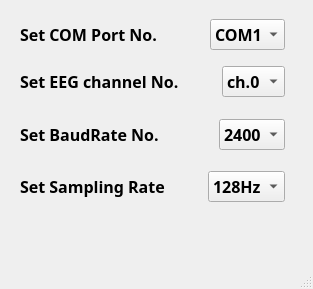
<?xml version="1.0" encoding="UTF-8"?>
<ui version="4.0">
 <class>BISCOM_MainWindow</class>
 <widget class="QMainWindow" name="BISCOM_MainWindow">
  <property name="geometry">
   <rect>
    <x>0</x>
    <y>0</y>
    <width>313</width>
    <height>289</height>
   </rect>
  </property>
  <property name="windowTitle">
   <string>MainWindow</string>
  </property>
  <widget class="QWidget" name="centralwidget">
   <widget class="QWidget" name="layoutWidget">
    <property name="geometry">
     <rect>
      <x>20</x>
      <y>19</y>
      <width>265</width>
      <height>183</height>
     </rect>
    </property>
    <layout class="QVBoxLayout" name="verticalLayout">
     <item>
      <layout class="QHBoxLayout" name="horizontalLayout_2">
       <item>
        <widget class="QLabel" name="COM_label">
         <property name="font">
          <font>
           <family>微软雅黑</family>
           <pointsize>12</pointsize>
           <weight>75</weight>
           <bold>true</bold>
          </font>
         </property>
         <property name="text">
          <string>Set COM Port No.</string>
         </property>
        </widget>
       </item>
       <item>
        <spacer name="horizontalSpacer_4">
         <property name="orientation">
          <enum>Qt::Horizontal</enum>
         </property>
         <property name="sizeHint" stdset="0">
          <size>
           <width>18</width>
           <height>20</height>
          </size>
         </property>
        </spacer>
       </item>
       <item>
        <widget class="QComboBox" name="COM_comboBox">
         <property name="font">
          <font>
           <family>微软雅黑</family>
           <pointsize>12</pointsize>
           <weight>75</weight>
           <bold>true</bold>
          </font>
         </property>
         <item>
          <property name="text">
           <string>COM1</string>
          </property>
         </item>
        </widget>
       </item>
      </layout>
     </item>
     <item>
      <spacer name="verticalSpacer">
       <property name="orientation">
        <enum>Qt::Vertical</enum>
       </property>
       <property name="sizeHint" stdset="0">
        <size>
         <width>20</width>
         <height>13</height>
        </size>
       </property>
      </spacer>
     </item>
     <item>
      <layout class="QHBoxLayout" name="horizontalLayout_3">
       <item>
        <widget class="QLabel" name="channel_label">
         <property name="font">
          <font>
           <family>微软雅黑</family>
           <pointsize>12</pointsize>
           <weight>75</weight>
           <bold>true</bold>
          </font>
         </property>
         <property name="text">
          <string>Set EEG channel No.</string>
         </property>
        </widget>
       </item>
       <item>
        <spacer name="horizontalSpacer_3">
         <property name="orientation">
          <enum>Qt::Horizontal</enum>
         </property>
         <property name="sizeHint" stdset="0">
          <size>
           <width>18</width>
           <height>20</height>
          </size>
         </property>
        </spacer>
       </item>
       <item>
        <widget class="QComboBox" name="channel_comboBox">
         <property name="font">
          <font>
           <family>微软雅黑</family>
           <pointsize>12</pointsize>
           <weight>75</weight>
           <bold>true</bold>
          </font>
         </property>
         <item>
          <property name="text">
           <string>ch.0</string>
          </property>
         </item>
         <item>
          <property name="text">
           <string>ch.1</string>
          </property>
         </item>
        </widget>
       </item>
      </layout>
     </item>
     <item>
      <spacer name="verticalSpacer_3">
       <property name="orientation">
        <enum>Qt::Vertical</enum>
       </property>
       <property name="sizeHint" stdset="0">
        <size>
         <width>20</width>
         <height>18</height>
        </size>
       </property>
      </spacer>
     </item>
     <item>
      <layout class="QHBoxLayout" name="horizontalLayout_4">
       <item>
        <widget class="QLabel" name="channel_label_2">
         <property name="font">
          <font>
           <family>微软雅黑</family>
           <pointsize>12</pointsize>
           <weight>75</weight>
           <bold>true</bold>
          </font>
         </property>
         <property name="text">
          <string>Set BaudRate No.</string>
         </property>
        </widget>
       </item>
       <item>
        <spacer name="horizontalSpacer_2">
         <property name="orientation">
          <enum>Qt::Horizontal</enum>
         </property>
         <property name="sizeHint" stdset="0">
          <size>
           <width>18</width>
           <height>20</height>
          </size>
         </property>
        </spacer>
       </item>
       <item>
        <widget class="QComboBox" name="baudrate_comboBox">
         <property name="font">
          <font>
           <family>微软雅黑</family>
           <pointsize>12</pointsize>
           <weight>75</weight>
           <bold>true</bold>
          </font>
         </property>
         <item>
          <property name="text">
           <string>2400</string>
          </property>
         </item>
         <item>
          <property name="text">
           <string>4800</string>
          </property>
         </item>
         <item>
          <property name="text">
           <string>9600</string>
          </property>
         </item>
        </widget>
       </item>
      </layout>
     </item>
     <item>
      <spacer name="verticalSpacer_2">
       <property name="orientation">
        <enum>Qt::Vertical</enum>
       </property>
       <property name="sizeHint" stdset="0">
        <size>
         <width>20</width>
         <height>18</height>
        </size>
       </property>
      </spacer>
     </item>
     <item>
      <layout class="QHBoxLayout" name="horizontalLayout_5">
       <item>
        <widget class="QLabel" name="sampling_label">
         <property name="font">
          <font>
           <family>微软雅黑</family>
           <pointsize>12</pointsize>
           <weight>75</weight>
           <bold>true</bold>
          </font>
         </property>
         <property name="text">
          <string>Set Sampling Rate</string>
         </property>
        </widget>
       </item>
       <item>
        <spacer name="horizontalSpacer">
         <property name="orientation">
          <enum>Qt::Horizontal</enum>
         </property>
         <property name="sizeHint" stdset="0">
          <size>
           <width>18</width>
           <height>20</height>
          </size>
         </property>
        </spacer>
       </item>
       <item>
        <widget class="QComboBox" name="sample_comboBox">
         <property name="font">
          <font>
           <family>微软雅黑</family>
           <pointsize>12</pointsize>
           <weight>75</weight>
           <bold>true</bold>
          </font>
         </property>
         <item>
          <property name="text">
           <string>128Hz</string>
          </property>
         </item>
         <item>
          <property name="text">
           <string>256Hz</string>
          </property>
         </item>
        </widget>
       </item>
      </layout>
     </item>
    </layout>
   </widget>
  </widget>
  <widget class="QMenuBar" name="menubar">
   <property name="geometry">
    <rect>
     <x>0</x>
     <y>0</y>
     <width>313</width>
     <height>23</height>
    </rect>
   </property>
  </widget>
  <widget class="QStatusBar" name="statusbar"/>
 </widget>
 <resources/>
 <connections/>
</ui>
